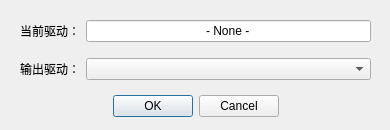
<?xml version="1.0" encoding="UTF-8"?>
<ui version="4.0">
 <class>Form</class>
 <widget class="QWidget" name="Form">
  <property name="geometry">
   <rect>
    <x>0</x>
    <y>0</y>
    <width>390</width>
    <height>130</height>
   </rect>
  </property>
  <property name="minimumSize">
   <size>
    <width>390</width>
    <height>130</height>
   </size>
  </property>
  <property name="maximumSize">
   <size>
    <width>390</width>
    <height>130</height>
   </size>
  </property>
  <property name="windowTitle">
   <string>Form</string>
  </property>
  <widget class="QWidget" name="gridLayoutWidget">
   <property name="geometry">
    <rect>
     <x>20</x>
     <y>10</y>
     <width>351</width>
     <height>81</height>
    </rect>
   </property>
   <layout class="QGridLayout" name="gridLayout" rowstretch="0,0" columnstretch="0,1">
    <item row="1" column="0">
     <widget class="QLabel" name="label">
      <property name="text">
       <string>输出驱动：</string>
      </property>
     </widget>
    </item>
    <item row="0" column="0">
     <widget class="QLabel" name="label_2">
      <property name="text">
       <string>当前驱动：</string>
      </property>
     </widget>
    </item>
    <item row="1" column="1">
     <widget class="QComboBox" name="comboBox">
      <property name="editable">
       <bool>false</bool>
      </property>
      <property name="currentText">
       <string/>
      </property>
      <property name="placeholderText">
       <string>- None -</string>
      </property>
     </widget>
    </item>
    <item row="0" column="1">
     <widget class="QLineEdit" name="lineEdit">
      <property name="text">
       <string>- None -</string>
      </property>
      <property name="frame">
       <bool>true</bool>
      </property>
      <property name="alignment">
       <set>Qt::AlignmentFlag::AlignCenter</set>
      </property>
      <property name="dragEnabled">
       <bool>false</bool>
      </property>
      <property name="readOnly">
       <bool>true</bool>
      </property>
     </widget>
    </item>
   </layout>
  </widget>
  <widget class="QDialogButtonBox" name="buttonBox">
   <property name="geometry">
    <rect>
     <x>80</x>
     <y>90</y>
     <width>231</width>
     <height>32</height>
    </rect>
   </property>
   <property name="standardButtons">
    <set>QDialogButtonBox::StandardButton::Cancel|QDialogButtonBox::StandardButton::Ok</set>
   </property>
   <property name="centerButtons">
    <bool>true</bool>
   </property>
  </widget>
 </widget>
 <resources/>
 <connections/>
</ui>
